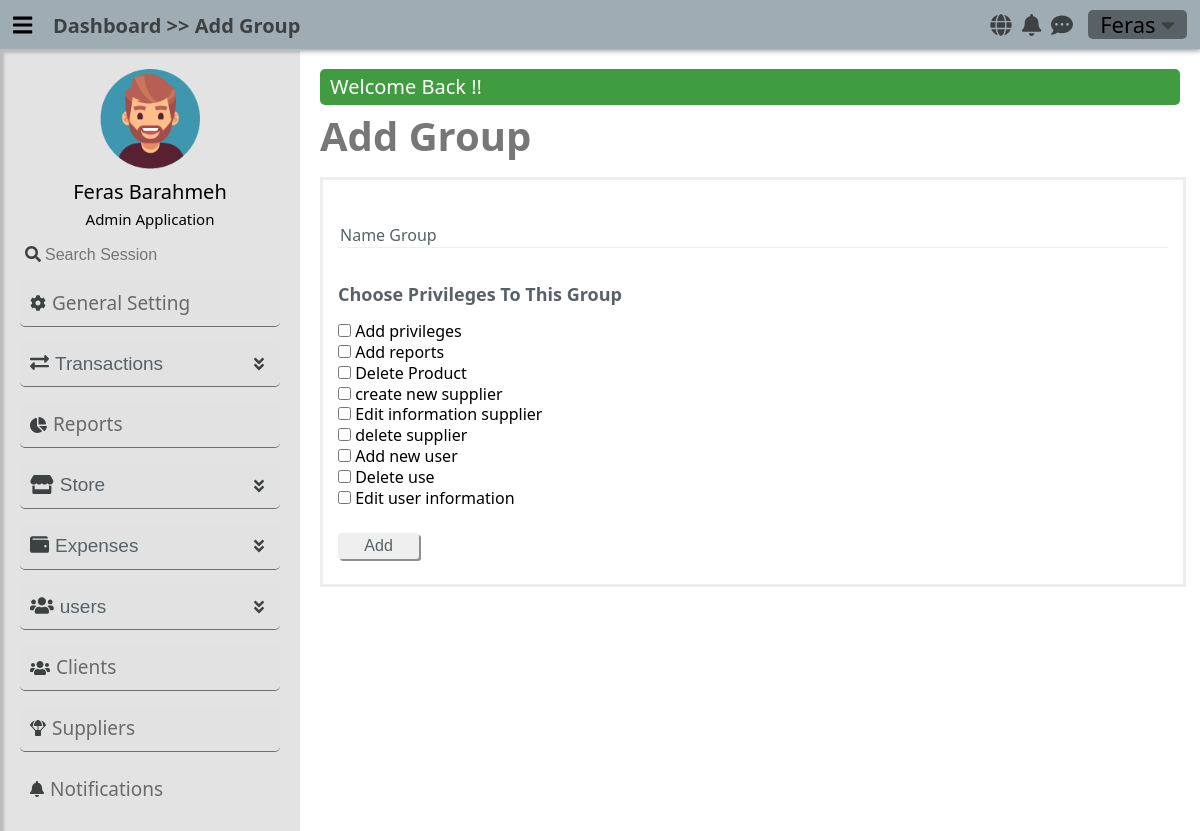
The app's page /usersgroups/add (signed in) with its own data.
### tables this page shows
CREATE TABLE `users_privileges` (
  `PrivilegeId` tinyint(3) UNSIGNED NOT NULL,
  `Privilege` varchar(20) NOT NULL,
  `PrivilegeTitle` varchar(30) NOT NULL
);

### app/controllers/abstractcontroller.php (called while the page is built, shortened)
<?php
abstract class AbstractController
{
    protected $_controller;
    protected $_action;
    public $_info = [];
    protected Template $_template;
    protected Registration $_registry;
    private function mergeInfo(): void
    {
        $dictionaryLanguage = $this->language->getDictionary();
        if (isset($dictionaryLanguage) && !empty($dictionaryLanguage))
            $this->_info = array_merge($this->_info, $dictionaryLanguage);
    }
    protected function _renderView(): void
    {
        $view = VIEWS_PATH .$this->_controller . DS . $this->_action . ".view.php";
        $this->_template->setRegistry($this->_registry);
        $this->_template->setActionViewFile($view);
        $this->_template->setData($this->_info);
        $this->_template->renderFiles();
    }
    public function setTemplate($tem): void
    {
        $this->_template = $tem;
    }
    public function setRegistry($registry): void
    {
        $this->_registry = $registry;
    }
    public function setController(mixed $controller): void
    {
        $this->_controller = $controller;
    }
    public function setAction(mixed $action): void
    {
        $this->_action = $action;
    }
}

### app/controllers/usersgroupscontroller.php (called while the page is built, shortened)
<?php
class UsersGroupsController extends AbstractController
{
    public function addAction()
    {
        $this->_info["privileges"] = UserPrivilegeModel::getAll();
        $this->_renderView();
    }
}

### app/LIB/frontcontroller.php (called while the page is built, shortened)
<?php
class FrontController
{
    private $_controller = "index";
    private $_action = "default";
    private $_params = [];
    private $_template;
    private Registration $_registry;
    public function __construct(Template $tem, Registration $registry, Authentication $authenticated)
    {
        $this->_template = $tem;
        $this->_registry = $registry;
    }
    public function dispatch(): void
    {
        $actionName          = $this->_action . "Action";
        $controller = new $controllerClassName();
        $controller->setController($this->_controller);
        $controller->setAction($this->_action);
        $controller->setParams($this->_params);
        $controller->setTemplate($this->_template);
        $controller->setRegistry($this->_registry);
        $controller->$actionName();
    }
    public function setController(mixed $controller): void
    {
        if (isset($controller) && $controller) {
            $this->_controller = $controller;
        }
    }
    public function setAction(mixed $action): void
    {
        if (isset($action) && $action) {
            $this->_action = $action;
        }
    }
}

### public/index.php (called while the page is built, shortened)
<?php
require_once APP_PATH . DS . "LIB" . DS . "autoload.php";
$session = new SessionManager;
$session->start();
$templateParts = require_once ".." . DS . "app" . DS . "config" . DS . "templateconfig.php";
$template       = new Template($templateParts);
$languages      = new Language();
$message        = Messenger::getInstance($session);
$authenticated  = Authentication::getInstance($session);
$registry       = Registration::getInstance();
$registry->session  = $session;
$registry->language = $languages;
$registry->message  = $message;
$frontController = new FrontController($template, $registry, $authenticated);
$frontController->dispatch();

### app/LIB/autoload.php (called while the page is built, shortened)
<?php
class  AutoLoad {
    public static function autoLoad($className)
    {
        $className = str_replace("APP", '', $className);
        $className = strtolower($className) . ".php" ;
    }
}

### app/LIB/database/databasehandler.php (called while the page is built, shortened)
<?php
abstract class DatabaseHandler
{
    public static function factory():  PDODatabaseHandler | MySQLiDatabaseHandler
    {
        $driver = DATABASE_CONN_DRIVER;
        if ($driver == self::DATABASE_DRIVER_POD) {
            return PDODatabaseHandler::getInstance();
        } elseif ($driver == self::DATABASE_DRIVER_MYSQLI) {
            return MySQLiDatabaseHandler::getInstance();
        }
        return PDODatabaseHandler::getInstance();
    }
}

### app/LIB/database/pdodatabasehandler.php (called while the page is built, shortened)
<?php
class PDODatabaseHandler extends DatabaseHandler
{
    private static $_instance;
    private static $_handler;
    public function __call($name, $arguments)
    {
        return call_user_func_array(array(&self::$_handler, $name), $arguments);
    }
    protected static function init()
    {
        try {
            self::$_handler = new \PDO(
                'mysql:hostname=' . DATABASE_HOST_NAME . ';dbname=' . DATABASE_DB_NAME,
                DATABASE_USER_NAME, DATABASE_PASSWORD, array(
                    \PDO::ATTR_ERRMODE => \PDO::ERRMODE_WARNING,
                    \PDO::MYSQL_ATTR_INIT_COMMAND => 'SET NAMES utf8'
                )
            );
        } catch (\PDOException $e) {
        }
    }
    public static function getInstance(): PDODatabaseHandler
    {
        if(self::$_instance === null) {
            self::$_instance = new self();
        }
        return self::$_instance;
    }
}

### app/models/abstractmodel.php (called while the page is built, shortened)
<?php
class AbstractModel
{
    public static function getAll(): bool|\ArrayIterator
    {
        $query = "SELECT * FROM " . static::$tableName;
        $stmt = DatabaseHandler::factory()->prepare($query);
        $stmt->execute();
        if (method_exists(get_called_class(), "__construct")) {
            $results = $stmt->fetchAll(
                \PDO::FETCH_CLASS | \PDO::FETCH_PROPS_LATE,
                get_called_class(),
                array_keys(static::$tableSchema)
            );
        }
        else {
            $results = $stmt->fetchAll(\PDO::FETCH_CLASS , get_called_class());
        }
        if ((is_array($results) && !empty($results)))  {
            return new \ArrayIterator($results);
        }
        return false;
    }
}

### app/views/usersgroups/add.view.php (the view)
<h1 class="title-header"><?= $title_header ?></h1>
<form class="add-form" method="POST" enctype="application/x-www-form-urlencoded">
    <fieldset class="row pb-10">
        <div class="field ">
            <input type="text"
                   name="GroupName" id="PrivilegeTitle"
                   placeholder=" " required autocomplete="off"/>
            <label for="GroupName"> <?= $text_name_group; ?> </label>
        </div>
    </fieldset>
    <fieldset class="privileges-to-groups flex sort-col mtb-20 plr-15">
        <label class="label-privilege-add-group mb-15"><?= $text_choose_privileges_group ?></label>
        <?php
            if (! empty($privileges)) {
                foreach ($privileges as $privilege) {
                    ?>
                    <div class="field">
                        <input type="checkbox" id="privilege-<?= $privilege->PrivilegeId ?>" name="privileges[]" value="<?= $privilege->PrivilegeId ?>" class="cursor-pointer">
                        <label for="privilege-<?= $privilege->PrivilegeId ?>"><?= $privilege->PrivilegeTitle ?></label>
                    </div>
                    <?php
                }
            }
        ?>
    </fieldset>
    <fieldset class="row submit-btn-container">
        <input type="submit" class="submit-btn" value="Add" name="add">
    </fieldset>
</form>

### app/LIB/template/Template.php (shortened to what this page needs)
<?php
class Template
{
    private $_templateParts;
    private $_actionView;
    public function __construct(array $templateParts)
    {
        $this->_templateParts = $templateParts;
    }
    public function setActionViewFile($file): void
    {
        $this->_actionView = $file;
    }
    private function setTemplateHeaderStart(): void
    {
        require_once TEMPLATE_PATH . "templateheaderstart.php";
    }
    private function setTemplateHeaderEnd(): void
    {
        require_once TEMPLATE_PATH . "templateheaderend.php";
    }
    private function ifKeyTemplatePartExist($nameKey): bool
    {
        return array_key_exists($nameKey, $this->_templateParts);
    }
    private function requireFiles($parts): void
    {
        foreach ($parts as $partKey => $partValue) {
            if ($partKey === NAME_VIEW_TEMPLATE_KEY) {
                require_once $this->_actionView;
            }
            else  {
                require_once $partValue;
            }
        }
    }
    private function renderTemplateFiles(): void
    {
        if ($this->ifKeyTemplatePartExist(NAME_TEMPLATE_BLOCK_KEY)) {
            $parts = $this->_templateParts[NAME_TEMPLATE_BLOCK_KEY];
            if(! empty($parts)) {
                $this->requireFiles($parts);
            }
        } else {
            trigger_error("Name Template Key Not Found", E_USER_WARNING);
        }
    }
    private function generateLinksTags($resources, &$links, $type="css"): void
    {
        if (!empty($resources)) {
            foreach ($resources as $resourceKey => $resourceValue) {
                if ($type === "css")
                    $links .=  '<link rel="stylesheet" href="' . $resourceValue .'">';
                else
                    $links .= '<script src="' . $resourceValue. '" ></script>';
            }
        }
    }
    private function renderHeaderResources(): void
    {
        if ($this->ifKeyTemplatePartExist(NAME_TEMPLATE_HEADER_RESOURCES)) {
            $resources = $this->_templateParts[NAME_TEMPLATE_HEADER_RESOURCES];
            $links = '';
            if(! empty($resources)) {
                $css = $resources["css"];
                $this->generateLinksTags($css, $links, "css");
                $js = $resources["js"];
                $this->generateLinksTags($js, $links, "js");
            }
            echo $links;
        }
        else {
            trigger_error("Name Template Key Not Found ( " . NAME_TEMPLATE_HEADER_RESOURCES . ')', E_USER_WARNING);
        }
    }
    private function setTemplateFooter(): void
    {
        require_once TEMPLATE_PATH . "tempaltefooter.php";
    }
    public function renderFiles(): void
    {
        $this->renderHeaderResources();
        $this->renderTemplateFiles();
    }
}

### public/css/en/main.css (style rules this page uses)
* { margin: 0; padding: 0; border: 0; outline: none; line-height: 1.3; font-size: 1em; -webkit-transition: all 500ms; -moz-transition: all 500ms; -o-transition: all 500ms; transition: all 500ms; }
body { height: 74vh; background-color: var(--bg-black-30); font-family: 'Segoe UI', Tahoma, Geneva, Verdana, sans-serif; }
h1, h2, h3, h4, h5 { margin: 0; padding: 0; }
:root body { --bg-black-900 : #3E4142; --bg-black-100 : #9FACB3; --bg-black-70 : #E3E3E3; --bg-black-50 : #D6E8F0; --bg-black-30 : #ffffff; --text-black-900 : #586266; --text-black-700 : #3E4142; }
h1.title-header { font-size: 40px; color: #777; }
.add-form { border: 3px solid #eee; width: 100%; padding: 30px 0 0 0; margin-top: 15px; }
form.add-form fieldset.row { display: flex; padding: 15px; margin-bottom: 10px; }
form.add-form fieldset.row:last-child { padding: 5px; }
form.add-form fieldset.row div.field { position: relative; flex: 1; border-bottom: 1px solid #eee; width: 100%; }
form.add-form fieldset.row label { position: absolute; top: 0; left: 2px; color: var(--text-black-900); transition: all 0.3s ease-in-out; pointer-events: none; }
form.add-form fieldset.row input[type="text"], form.add-form fieldset.row input[type="email"], form.add-form fieldset.row input[type="password"] { width: 100%; color: var(--text-black-700); transition: border-bottom-width .3s ease-in-out; }
form.add-form fieldset.row input[type="text"]:focus + label, form.add-form fieldset.row input[type="email"]:focus + label, form.add-form fieldset.row input[type="password"]:focus + label, form.add-form fieldset.row input[type="text"]:not(:placeholder-shown) + label, form.add-form fieldset.row input[type="password"]:not(:placeholder-shown) + label, form.add-form fieldset.row input[type="email"]:not(:placeholder-shown) + label { transform: translateY(-20px); left: 0; font-size: 15px; }
form.add-form .submit-btn-container { flex-direction: row; }
form.add-form .submit-btn { margin: 0 0 10px 10px; padding: .3% 3.1%; cursor: pointer; opacity: 1; box-shadow: 2px 2px rgba(2, 2, 2, 0.44); color: var(--text-black-900); border-radius: 3px; }

### public/css/shortcut.css (style rules this page uses)
:root { --danger-color-900: red; --danger-color-700: #c82d2d; --danger-color-500: #c13a3a; --danger-color-300: #c34f4f; --success-color-900: green; --success-color-700: #0a800a; --success-color-500: #178717; --success-color-300: #419b41; --info-color-900: blue; --info-color-700: #1212d1; --info-color-500: #1f1fa9; --info-color-300: #3939a0; --waring-color-900: #e1e112; --waring-color-700: #d8d827; --waring-color-500: #b7b730; --waring-color-300: #abab42; }
.flex { display: flex; }
.sort-col { flex-direction: column; }
.pb-10 { padding-bottom: 10px; }
.plr-15 { padding-left: 15px; padding-right: 15px; }
.mb-15 { margin-bottom: 15px; }
.mtb-20 { margin-top: 20px; margin-bottom: 20px; }
.cursor-pointer { cursor: pointer; }

### public/css/en/group.css (style rules this page uses)
.privileges-to-groups .label-privilege-add-group { font-size: 18px; color: var(--text-black-900); font-weight: bold; }

### records on screen
users_privileges: PrivilegeTitle "Add privileges"
users_privileges: PrivilegeTitle "Add reports"
users_privileges: PrivilegeTitle "Delete Product"
users_privileges: PrivilegeTitle "create new supplier"
users_privileges: PrivilegeTitle "Edit information supplier"
users_privileges: PrivilegeTitle "delete supplier"
users_privileges: PrivilegeTitle "Add new user"
users_privileges: PrivilegeTitle "Delete use"
users_privileges: PrivilegeTitle "Edit user information"

### other values on screen
$message[0] "Welcome Back !!"
